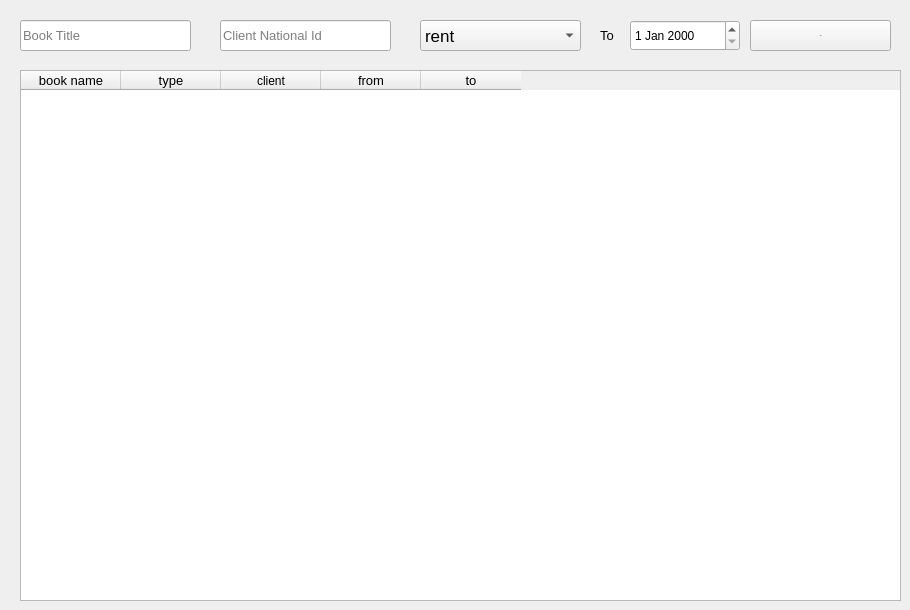
    <widget class="QWidget" name="tab">
     <attribute name="title">
      <string>Tab 1</string>
     </attribute>
     <widget class="QLineEdit" name="lineEdit">
      <property name="geometry">
       <rect>
        <x>20</x>
        <y>20</y>
        <width>171</width>
        <height>31</height>
       </rect>
      </property>
      <property name="font">
       <font>
        <pointsize>10</pointsize>
       </font>
      </property>
      <property name="placeholderText">
       <string>Book Title</string>
      </property>
     </widget>
     <widget class="QComboBox" name="comboBox">
      <property name="geometry">
       <rect>
        <x>420</x>
        <y>20</y>
        <width>161</width>
        <height>31</height>
       </rect>
      </property>
      <property name="font">
       <font>
        <pointsize>13</pointsize>
       </font>
      </property>
      <item>
       <property name="text">
        <string>rent</string>
       </property>
      </item>
      <item>
       <property name="text">
        <string>retrieve</string>
       </property>
      </item>
     </widget>
     <widget class="QPushButton" name="pushButton_8">
      <property name="geometry">
       <rect>
        <x>750</x>
        <y>20</y>
        <width>141</width>
        <height>31</height>
       </rect>
      </property>
      <property name="font">
       <font>
        <pointsize>-1</pointsize>
       </font>
      </property>
      <property name="text">
       <string>Add</string>
      </property>
     </widget>
     <widget class="QTableWidget" name="tableWidget">
      <property name="geometry">
       <rect>
        <x>20</x>
        <y>70</y>
        <width>881</width>
        <height>531</height>
       </rect>
      </property>
      <column>
       <property name="text">
        <string>book name</string>
       </property>
       <property name="font">
        <font>
         <pointsize>10</pointsize>
        </font>
       </property>
      </column>
      <column>
       <property name="text">
        <string>type</string>
       </property>
       <property name="font">
        <font>
         <pointsize>10</pointsize>
        </font>
       </property>
      </column>
      <column>
       <property name="text">
        <string>client</string>
       </property>
      </column>
      <column>
       <property name="text">
        <string>from</string>
       </property>
       <property name="font">
        <font>
         <pointsize>10</pointsize>
        </font>
       </property>
      </column>
      <column>
       <property name="text">
        <string>to</string>
       </property>
       <property name="font">
        <font>
         <pointsize>10</pointsize>
        </font>
       </property>
      </column>
     </widget>
     <widget class="QLineEdit" name="lineEdit_8">
      <property name="geometry">
       <rect>
        <x>220</x>
        <y>20</y>
        <width>171</width>
        <height>31</height>
       </rect>
      </property>
      <property name="font">
       <font>
        <pointsize>10</pointsize>
       </font>
      </property>
      <property name="text">
       <string/>
      </property>
      <property name="placeholderText">
       <string>Client National Id</string>
      </property>
     </widget>
     <widget class="QDateEdit" name="dateEdit_6">
      <property name="geometry">
       <rect>
        <x>630</x>
        <y>20</y>
        <width>110</width>
        <height>31</height>
       </rect>
      </property>
     </widget>
     <widget class="QLabel" name="label_10">
      <property name="geometry">
       <rect>
        <x>600</x>
        <y>20</y>
        <width>21</width>
        <height>31</height>
       </rect>
      </property>
      <property name="font">
       <font>
        <pointsize>10</pointsize>
       </font>
      </property>
      <property name="text">
       <string>To</string>
      </property>
     </widget>
    </widget>
